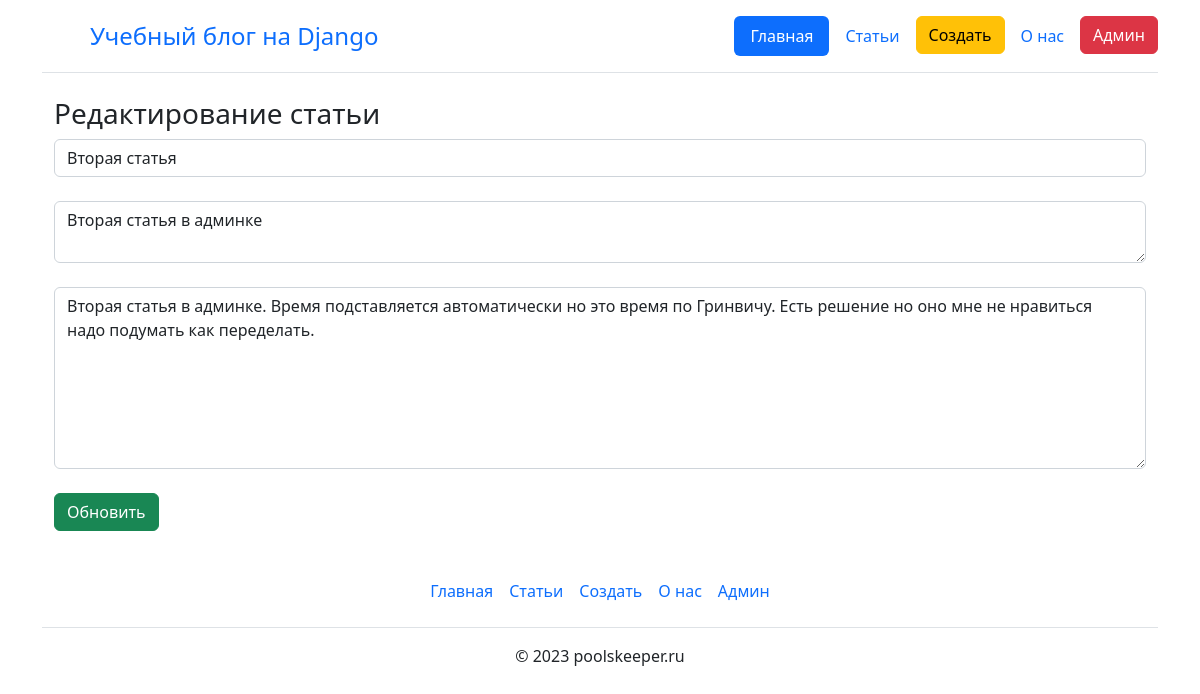
Screenshot of /update/2 with the database file from the repository.
### main/models.py (models this page shows, shortened)
class Article(models.Model):
    id = models.AutoField('id', primary_key=True)
    title = models.CharField('Заголовок', max_length=100, null=False)
    intro = models.CharField('Анонс', max_length=300, null=False)
    text = models.TextField('Статья', null=False)
    date = models.DateTimeField('Время', default=timezone.now())
    class Meta:
        verbose_name = 'Статья'
        verbose_name_plural = 'Статьи'

### main/views.py (the view, shortened to what this page needs)
# urls.py: path('update/<int:id>', views.update, name='update'),
def update(request, id):
    error = ''
    article = Article.objects.get(pk=id)
    form = ArticleForm(instance=article)
    context = {
        'form': form,
        'article': article,
        'error': error,
        'id': id,
    }
    return render(request, 'main/update.html', context)

### main/forms.py
class ArticleForm(ModelForm):
    class Meta:
        model = Article
        fields = ['title', 'intro', 'text']
        widgets = {
            'title': TextInput(attrs={
                'class': 'form-control',
                'placeholder': 'Введите название статьи',
                'spellcheck': 'True'
            }),
            'intro': Textarea(attrs={
                'class': 'form-control',
                'rows': '2',
                'placeholder': 'Введите анонс статьи',
                'spellcheck': 'True'
            }),
            'text': Textarea(attrs={
                'class': 'form-control',
                'rows': '7',
                'placeholder': 'Введите текст статьи',
                'spellcheck': 'True'
            }),
        }

### main/templates/main/update.html (shortened to what this page needs)
{% extends 'main/base.html' %}
{% block body %}
    <h3>Редактирование статьи </h3>
    <form action="" method="post">
        {{ form.title }}<br>
        {{ form.intro }}<br>
        {{ form.text }}<br>
        <input type="submit" class="btn btn-success" value="Обновить">
    </form>
{% endblock %}

### rows the page displays
Article: title "Вторая статья", intro "Вторая статья в админке", text "Вторая статья в админке. Время подставляется автоматически но это время по Гринвичу. Есть решение но оно мне не нравиться надо подумать как переделать."
